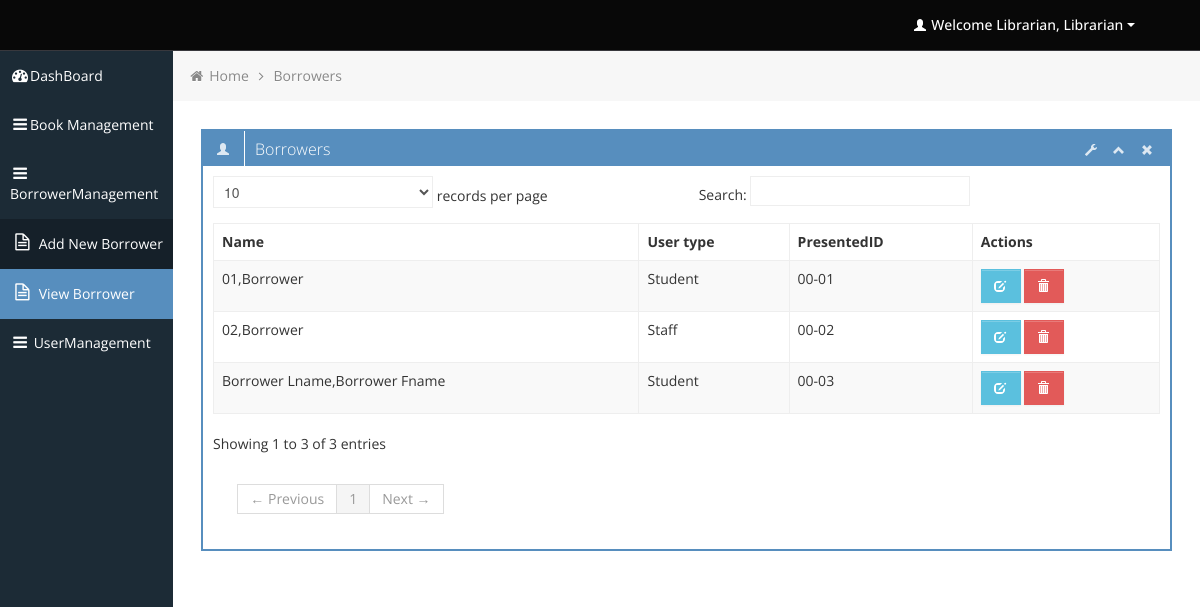
The app's page /library_01/admin/view_borrower.php (signed in) with its own data.
### tables this page shows
CREATE TABLE `borrowers` (
  `id` int(3) UNSIGNED ZEROFILL NOT NULL,
  `fname` varchar(50) NOT NULL,
  `lname` varchar(50) NOT NULL,
  `preid` varchar(50) NOT NULL,
  `usertype` varchar(50) NOT NULL,
  `contactNo` varchar(11) NOT NULL
);

### library_01/admin/functions/function.php (called while the page is built, shortened)
<?php
	function get_header(){
		require_once("includes/header.php");
	}
	function get_sidebar(){
		require_once("includes/sidebar.php");
	}
 	function get_footer(){
		require_once("includes/footer.php");
	}
	function get_bread_borrower(){
		require_once("includes/breadcumb_borrower.php");
	}
?>

### library_01/admin/view_borrower.php (the view)
<?php
	require_once("functions/function.php");
	get_header();
	get_sidebar();
	get_bread_borrower();
?>
			<div class="row-fluid sortable">
				<div class="box span12">
					<div class="box-header" data-original-title>
						<h2><i class="halflings-icon white user"></i><span class="break"></span>Borrowers</h2>
						<div class="box-icon">
							<a href="#" class="btn-setting"><i class="halflings-icon white wrench"></i></a>
							<a href="#" class="btn-minimize"><i class="halflings-icon white chevron-up"></i></a>
							<a href="#" class="btn-close"><i class="halflings-icon white remove"></i></a>
						</div>
					</div>
					<div class="box-content">
						<table class="table table-striped table-bordered bootstrap-datatable datatable">
						  <thead>
							  <tr>
								  <th>Name</th>
								  <th>User type</th>
                                  <th>PresentedID</th>
								  <th>Actions</th>
							  </tr>
						  </thead>
						  <tbody>
							<?php
								include("includes/connection.php");
								$sql = "SELECT * FROM borrowers ORDER BY lname";
								$result=mysqli_query($connect, $sql);
							while ($row=mysqli_fetch_array($result))
							{ ?>
							<tr>
								<td><?php echo $row['lname'].",".$row['fname']; ?></td>
								<td><?php echo $row['usertype']; ?></td>
                                <td><?php echo $row['preid']; ?></td>
								<td class="center">
									<a class="btn btn-info" href="edit_data.php?uID=<?php echo $row['id']; ?>">
										<i class="halflings-icon white edit"></i>
									</a>
									<a class="btn btn-danger" onclick="return confirmDel()" href="delete_data.php?delID=<?php echo $row['id'];?>">
										<i class="halflings-icon white trash"></i>
									</a>
								</td>
							</tr>
							<?php
							   }
							?>
						  </tbody>
					  </table>
					</div>
				</div>
			</div>
<?php
	get_footer();
?>

### library_01/admin/includes/header.php (shortened to what this page needs)
<?php
  $id = $_SESSION['LOGIN'];
include "../include/dbconn.php";
$sql = "SELECT lname, fname FROM admin where id = $id";
            $result = $connect->query($sql);
            while($row = $result->fetch_assoc()){
              	$lname = $row['lname'];
				$fname = $row['fname'];
            }
?>
<!DOCTYPE html>
<html lang="en">
<head>
	<link id="bootstrap-style" href="css/bootstrap.min.css" rel="stylesheet">
	<link href="css/bootstrap-responsive.min.css" rel="stylesheet">
	<link id="base-style" href="css/style.css" rel="stylesheet">
	<link id="base-style-responsive" href="css/style-responsive.css" rel="stylesheet">
	<link rel="stylesheet" href="../../plugins/morris/morris.css">
</head>
<body>
	<div class="navbar">
		<div class="navbar-inner">
			<div class="container-fluid">
				<a class="brand" href="index.html"><span> </span></a>
				<div class="nav-no-collapse header-nav">
					<ul class="nav pull-right">
						<li class="dropdown">
							<a class="btn dropdown-toggle" data-toggle="dropdown" href="#">
								<i class="halflings-icon white user"></i> <?php echo "Welcome  ".$lname.", ".$fname ?>
								<span class="caret"></span>
							</a>
						</li>
					</ul>
				</div>
			</div>
		</div>
	</div>

### library_01/admin/includes/sidebar.php (shortened to what this page needs)
<div class="container-fluid-full">
<div class="row-fluid">
	<div id="sidebar-left" class="span2">
		<div class="nav-collapse sidebar-nav">
			<ul class="nav nav-tabs nav-stacked main-menu">
				<li><a href="index.php"><i class="icon-dashboard"></i><span class="hidden-tablet">DashBoard</span></a></li>
				<li>
					<a class="dropmenu" href="#"><i class="icon-reorder"></i><span class="hidden-tablet">Book Management</span></a>
				</li>
				<li>
					<a class="dropmenu" href="#"><i class="icon-reorder"></i><span class="hidden-tablet">BorrowerManagement</span></a>
					<ul>
						<li><a class="submenu" href="add_new_borrower.php"><i class="icon-file-alt"></i><span class="hidden-tablet"> Add New Borrower</span></a></li>
						<li><a class="submenu" href="view_borrower.php"><i class="icon-file-alt"></i><span class="hidden-tablet"> View Borrower</span></a></li>
					</ul>
				</li>
				<li>
					<a class="dropmenu" href="#"><i class="icon-reorder"></i><span class="hidden-tablet"> UserManagement</span></a>
				</li>
			</ul>
		</div>
	</div>

### library_01/admin/includes/breadcumb_borrower.php
<div id="content" class="span10">
	<ul class="breadcrumb">
		<li>
			<i class="icon-home"></i>
			<a href="index.php">Home</a>
			<i class="icon-angle-right"></i>
		</li>
		<li><a href="view_borrower.php">Borrowers</a></li>
	</ul>

### library_01/admin/includes/footer.php (shortened to what this page needs)
			</div>
		</div>
	</div>
	</body>
</html>

### library_01/admin/css/style-responsive.css (style rules this page uses)
@media (min-width: 1200px) { .container-fluid-full { overflow: hidden; position: relative; height: 100%; } }
@media (min-width: 1200px) { #content { width: 85.578%; padding: 28px; margin: 0px 0px; margin-left: 14.422% !important; } }
@media (min-width: 1200px) { #sidebar-left { background: #1C2B36; margin-left: 0px !important; position: absolute; height: 100%; } }
@media (min-width: 1200px) { .sidebar-nav > ul { margin: 0px; } }

### library_01/admin/css/halflings.css (style rules this page uses)
html, html .halflings { -webkit-font-smoothing: antialiased !important; }
.halflings-icon { display: inline-block; width: 14px; height: 14px; line-height: 14px; vertical-align: text-top; background-image: url(../img/glyphicons_halflings.svg); background-position: 0 0; background-repeat: no-repeat; vertical-align: top; *display: inline; *zoom: 1; *margin-right: .3em; }
.halflings-icon.white { background-image: url(../img/glyphicons_halflings-white.svg); }
.halflings-icon.user { background-position: -168px 0; }
.halflings-icon.remove { background-position: -312px 0; }
.halflings-icon.trash { background-position: -456px 0; }
.halflings-icon.edit { background-position: -96px -72px; }
.halflings-icon.chevron-up { background-position: -288px -120px; }
.halflings-icon.wrench { background-position: -360px -144px; }

### records on screen
borrowers: lname "01", fname "Borrower", usertype "Student", preid "00-01"
borrowers: lname "02", fname "Borrower", usertype "Staff", preid "00-02"
borrowers: lname "Borrower Lname", fname "Borrower Fname", usertype "Student", preid "00-03"

### other values on screen
$lname "Librarian"
$fname "Librarian"
